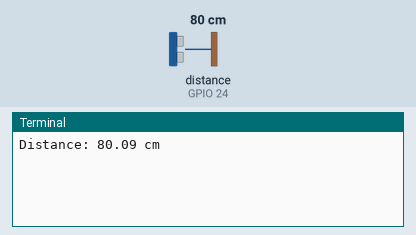
Recording of a program running on a simulated Raspberry Pi (BCM pin numbers). On the bench: the last lines printed to the terminal. The inputs (shaded band) are chosen by the test bench; at power-on: distance to the obstacle (sensor on GPIO 24) 80 cm. The echo pulse lasts 58.3 µs per cm; the clock reads 2024-03-15 10:24:30 at power-on unless the program sets it.

Above: at 1.2 s.
1.3 s: distance to the obstacle (sensor on GPIO 24) set to 2 cm
At 1.3 s:
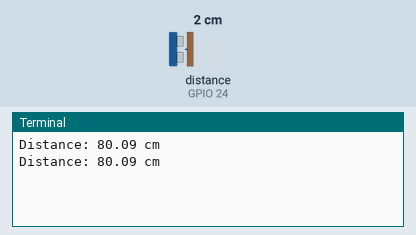
2.8 s: distance to the obstacle (sensor on GPIO 24) set to 4 cm
At 4.3 s:
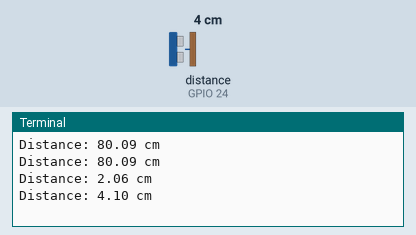
Timing chart, 0 to 5.8 s (numbered marks = the images above; inputs shaded):
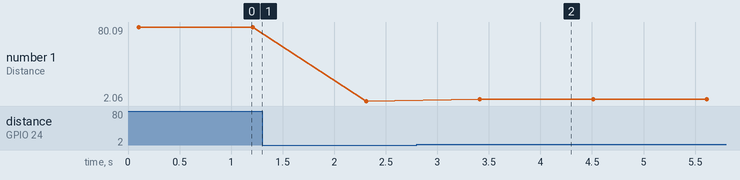

The program:

SENSOR.py
```python
import RPi.GPIO as GPIO
import time


GPIO.setmode(GPIO.BCM)


TRIG_PIN = 23
ECHO_PIN = 24


GPIO.setup(TRIG_PIN, GPIO.OUT)
GPIO.setup(ECHO_PIN, GPIO.IN)


def measure_distance():

    GPIO.output(TRIG_PIN, False)
    time.sleep(0.1)


    GPIO.output(TRIG_PIN, True)
    time.sleep(0.00001)
    GPIO.output(TRIG_PIN, False)


    while GPIO.input(ECHO_PIN) == 0:
        pulse_start = time.time()


    while GPIO.input(ECHO_PIN) == 1:
        pulse_end = time.time()


    pulse_duration = pulse_end - pulse_start


    distance = (pulse_duration * 34300) / 2

    return distance

try:
    while True:
        dist = measure_distance()
        print(f"Distance: {dist:.2f} cm")
        time.sleep(1)

except KeyboardInterrupt:

    GPIO.cleanup()

finally:

    GPIO.cleanup()
```

Measured:
- after the input at 2.8 s, the terminal: prints a new line after 0.61 s (image 2)
- plotted number 1: 80.09 → 2.06 after the input at 1.3 s, 2.06 → 4.1 after the input at 2.8 s
